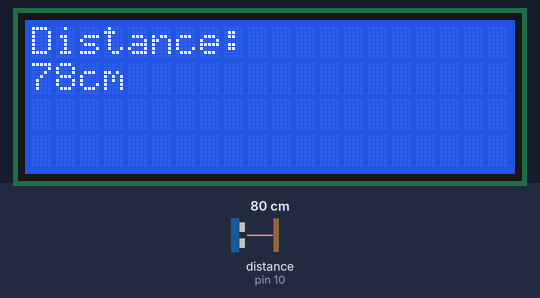
The program below on a simulated Arduino Uno, built with avr-gcc and run on an emulated ATmega328P. On the bench: 20×4 character LCD. Wiring (inferred from the names in the program): ultrasonic range finder: trigger pin 9; echo pin 10. Inputs (shaded band) come from the test bench; at power-on: distance to the obstacle (sensor on pin 10) 80 cm. The echo pulse lasts 58.3 µs per cm.

Above: at 1.2 s.
1.3 s: distance to the obstacle (sensor on pin 10) set to 2 cm
At 2.7 s:
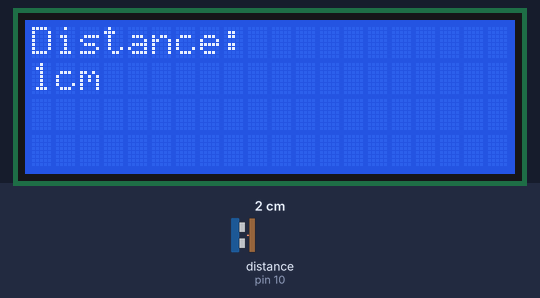
3.6 s: distance to the obstacle (sensor on pin 10) set to 4 cm
5.6 s: distance to the obstacle (sensor on pin 10) set to 9 cm
At 7.6 s:
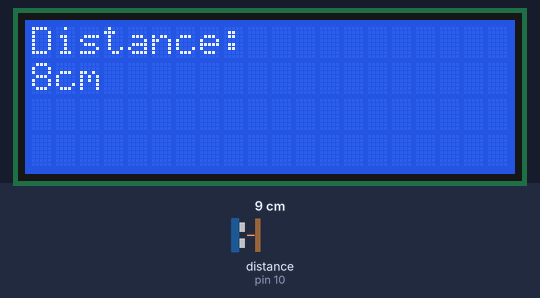
Timing chart, 0 to 9.1 s (numbered marks = the images above; inputs shaded):
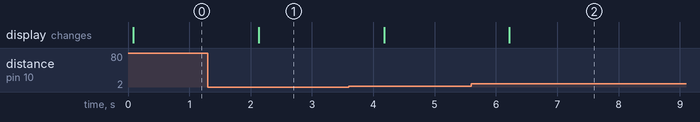

The program:

main.cpp
```cpp
#include "Arduino.h"
#include <Wire.h>
#include <LiquidCrystal_PCF8574.h>

// Ultrasonic Sensor HC-SR04
const int trigPin = 9;
const int echoPin = 10;

// LCD
#define I2C_ADDRESS 0x27
const int WIDTH = 20;
const int HEIGHT = 4;
LiquidCrystal_PCF8574 lcd(I2C_ADDRESS);

void setup() {
    pinMode(trigPin, OUTPUT);
    pinMode(echoPin, INPUT);

    lcd.begin(WIDTH, HEIGHT); // initialize the lcd
}

int read_distance_in_cm() {
    // Clears the trigPin
    digitalWrite(trigPin, LOW);
    delayMicroseconds(2);

    // Sets the trigPin on HIGH state for 10 microseconds
    digitalWrite(trigPin, HIGH);
    delayMicroseconds(10);
    digitalWrite(trigPin, LOW);

    // Reads the echoPin, returns the sound wave travel time in microseconds
    long duration = pulseIn(echoPin, HIGH);

    // Calculating the distance in cm
    int distance = duration * 0.034 / 2;

    return distance;
}

void lcd_show_lines(const String& s0, const String& s1) {
    lcd.setBacklight(255);
    lcd.home();
    lcd.clear();

    lcd.setCursor(0, 0);
    lcd.print(s0);

    lcd.setCursor(0, 1);
    lcd.print(s1);
}

void loop() {
    int dist = read_distance_in_cm();

    lcd_show_lines("Distance:", String(dist) + "cm");

    delay(1000);
}
```

Measured:
- after the input at 1.3 s, the display: changes after 0.84 s (image 1)
- after the input at 5.6 s, the display: changes after 0.62 s (image 2)
